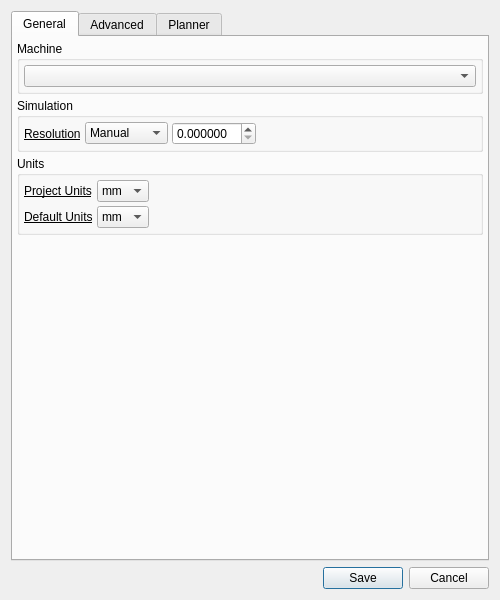
<?xml version="1.0" encoding="UTF-8"?>
<ui version="4.0">
 <class>SettingsDialog</class>
 <widget class="QDialog" name="SettingsDialog">
  <property name="geometry">
   <rect>
    <x>0</x>
    <y>0</y>
    <width>500</width>
    <height>600</height>
   </rect>
  </property>
  <property name="minimumSize">
   <size>
    <width>500</width>
    <height>600</height>
   </size>
  </property>
  <property name="maximumSize">
   <size>
    <width>500</width>
    <height>600</height>
   </size>
  </property>
  <property name="windowTitle">
   <string>Settings</string>
  </property>
  <layout class="QVBoxLayout" name="verticalLayout_3">
   <item>
    <widget class="QTabWidget" name="tabWidget">
     <property name="currentIndex">
      <number>0</number>
     </property>
     <widget class="QWidget" name="generalTab">
      <attribute name="title">
       <string>General</string>
      </attribute>
      <layout class="QVBoxLayout" name="verticalLayout_4">
       <property name="spacing">
        <number>4</number>
       </property>
       <property name="leftMargin">
        <number>4</number>
       </property>
       <property name="topMargin">
        <number>4</number>
       </property>
       <property name="rightMargin">
        <number>4</number>
       </property>
       <property name="bottomMargin">
        <number>4</number>
       </property>
       <item>
        <widget class="QGroupBox" name="groupBox_4">
         <property name="title">
          <string>Machine</string>
         </property>
         <layout class="QHBoxLayout" name="horizontalLayout_2">
          <property name="spacing">
           <number>4</number>
          </property>
          <property name="leftMargin">
           <number>4</number>
          </property>
          <property name="topMargin">
           <number>4</number>
          </property>
          <property name="rightMargin">
           <number>4</number>
          </property>
          <property name="bottomMargin">
           <number>4</number>
          </property>
          <item>
           <widget class="QComboBox" name="machineComboBox"/>
          </item>
         </layout>
        </widget>
       </item>
       <item>
        <widget class="QGroupBox" name="groupBox">
         <property name="font">
          <font>
           <weight>50</weight>
           <bold>false</bold>
          </font>
         </property>
         <property name="title">
          <string>Simulation</string>
         </property>
         <layout class="QVBoxLayout" name="verticalLayout_2">
          <property name="spacing">
           <number>4</number>
          </property>
          <property name="leftMargin">
           <number>4</number>
          </property>
          <property name="topMargin">
           <number>4</number>
          </property>
          <property name="rightMargin">
           <number>4</number>
          </property>
          <property name="bottomMargin">
           <number>4</number>
          </property>
          <item>
           <layout class="QGridLayout" name="gridLayout_2">
            <item row="0" column="3">
             <spacer name="horizontalSpacer">
              <property name="orientation">
               <enum>Qt::Horizontal</enum>
              </property>
              <property name="sizeHint" stdset="0">
               <size>
                <width>13</width>
                <height>17</height>
               </size>
              </property>
             </spacer>
            </item>
            <item row="0" column="2">
             <widget class="QDoubleSpinBox" name="resolutionDoubleSpinBox">
              <property name="sizePolicy">
               <sizepolicy hsizetype="Maximum" vsizetype="Fixed">
                <horstretch>0</horstretch>
                <verstretch>0</verstretch>
               </sizepolicy>
              </property>
              <property name="maximumSize">
               <size>
                <width>100</width>
                <height>16777215</height>
               </size>
              </property>
              <property name="toolTip">
               <string>Renderer resolution</string>
              </property>
              <property name="decimals">
               <number>6</number>
              </property>
             </widget>
            </item>
            <item row="0" column="1">
             <widget class="QComboBox" name="resolutionComboBox">
              <property name="sizePolicy">
               <sizepolicy hsizetype="Fixed" vsizetype="Fixed">
                <horstretch>0</horstretch>
                <verstretch>0</verstretch>
               </sizepolicy>
              </property>
              <property name="toolTip">
               <string>Renderer resolution presets</string>
              </property>
              <item>
               <property name="text">
                <string>Manual</string>
               </property>
              </item>
              <item>
               <property name="text">
                <string>Low</string>
               </property>
              </item>
              <item>
               <property name="text">
                <string>Medium</string>
               </property>
              </item>
              <item>
               <property name="text">
                <string>High</string>
               </property>
              </item>
              <item>
               <property name="text">
                <string>Very High</string>
               </property>
              </item>
             </widget>
            </item>
            <item row="0" column="0">
             <widget class="QLabel" name="label_25">
              <property name="font">
               <font>
                <weight>50</weight>
                <bold>false</bold>
                <underline>true</underline>
               </font>
              </property>
              <property name="text">
               <string>Resolution</string>
              </property>
             </widget>
            </item>
           </layout>
          </item>
         </layout>
        </widget>
       </item>
       <item>
        <widget class="QGroupBox" name="groupBox_2">
         <property name="font">
          <font>
           <weight>50</weight>
           <bold>false</bold>
          </font>
         </property>
         <property name="title">
          <string>Units</string>
         </property>
         <layout class="QVBoxLayout" name="verticalLayout">
          <property name="spacing">
           <number>4</number>
          </property>
          <property name="leftMargin">
           <number>4</number>
          </property>
          <property name="topMargin">
           <number>4</number>
          </property>
          <property name="rightMargin">
           <number>4</number>
          </property>
          <property name="bottomMargin">
           <number>4</number>
          </property>
          <item>
           <layout class="QGridLayout" name="gridLayout">
            <item row="0" column="0">
             <widget class="QLabel" name="label_26">
              <property name="font">
               <font>
                <weight>50</weight>
                <bold>false</bold>
                <underline>true</underline>
               </font>
              </property>
              <property name="text">
               <string>Project Units</string>
              </property>
             </widget>
            </item>
            <item row="0" column="1">
             <widget class="QComboBox" name="unitsComboBox">
              <item>
               <property name="text">
                <string>mm</string>
               </property>
              </item>
              <item>
               <property name="text">
                <string>inch</string>
               </property>
              </item>
             </widget>
            </item>
            <item row="1" column="0">
             <widget class="QLabel" name="label_27">
              <property name="font">
               <font>
                <weight>50</weight>
                <bold>false</bold>
                <underline>true</underline>
               </font>
              </property>
              <property name="text">
               <string>Default Units</string>
              </property>
             </widget>
            </item>
            <item row="1" column="1">
             <widget class="QComboBox" name="defaultUnitsComboBox">
              <item>
               <property name="text">
                <string>mm</string>
               </property>
              </item>
              <item>
               <property name="text">
                <string>inch</string>
               </property>
              </item>
             </widget>
            </item>
            <item row="0" column="2">
             <spacer name="horizontalSpacer_2">
              <property name="orientation">
               <enum>Qt::Horizontal</enum>
              </property>
              <property name="sizeHint" stdset="0">
               <size>
                <width>13</width>
                <height>17</height>
               </size>
              </property>
             </spacer>
            </item>
           </layout>
          </item>
         </layout>
        </widget>
       </item>
       <item>
        <spacer name="verticalSpacer">
         <property name="orientation">
          <enum>Qt::Vertical</enum>
         </property>
         <property name="sizeHint" stdset="0">
          <size>
           <width>20</width>
           <height>63</height>
          </size>
         </property>
        </spacer>
       </item>
      </layout>
     </widget>
     <widget class="QWidget" name="advancedTab">
      <attribute name="title">
       <string>Advanced</string>
      </attribute>
      <layout class="QVBoxLayout" name="verticalLayout_5">
       <property name="spacing">
        <number>4</number>
       </property>
       <property name="leftMargin">
        <number>4</number>
       </property>
       <property name="topMargin">
        <number>4</number>
       </property>
       <property name="rightMargin">
        <number>4</number>
       </property>
       <property name="bottomMargin">
        <number>4</number>
       </property>
       <item>
        <widget class="QGroupBox" name="simulationGroupBox">
         <property name="title">
          <string>Simulation</string>
         </property>
         <layout class="QVBoxLayout" name="verticalLayout_7">
          <item>
           <layout class="QHBoxLayout" name="horizontalLayout">
            <item>
             <widget class="QLabel" name="renderModeLabel">
              <property name="font">
               <font>
                <underline>true</underline>
               </font>
              </property>
              <property name="text">
               <string>Render mode</string>
              </property>
             </widget>
            </item>
            <item>
             <widget class="QComboBox" name="renderModeComboBox">
              <item>
               <property name="text">
                <string>Marching Cubes</string>
               </property>
              </item>
              <item>
               <property name="text">
                <string>Cubical Marching Squares</string>
               </property>
              </item>
             </widget>
            </item>
            <item>
             <spacer name="horizontalSpacer_3">
              <property name="orientation">
               <enum>Qt::Horizontal</enum>
              </property>
              <property name="sizeHint" stdset="0">
               <size>
                <width>40</width>
                <height>20</height>
               </size>
              </property>
             </spacer>
            </item>
           </layout>
          </item>
          <item>
           <widget class="QCheckBox" name="aabbCheckBox">
            <property name="text">
             <string>Show AABB (Axis Aligned Bounding Box)</string>
            </property>
           </widget>
          </item>
          <item>
           <widget class="QCheckBox" name="aabbLeavesCheckBox">
            <property name="text">
             <string>Show AABB leaves only</string>
            </property>
           </widget>
          </item>
         </layout>
        </widget>
       </item>
       <item>
        <spacer name="verticalSpacer_2">
         <property name="orientation">
          <enum>Qt::Vertical</enum>
         </property>
         <property name="sizeHint" stdset="0">
          <size>
           <width>20</width>
           <height>40</height>
          </size>
         </property>
        </spacer>
       </item>
      </layout>
     </widget>
     <widget class="QWidget" name="plannerTab">
      <attribute name="title">
       <string>Planner</string>
      </attribute>
      <layout class="QVBoxLayout" name="verticalLayout_8">
       <item>
        <widget class="QCheckBox" name="plannerEnableCheckBox">
         <property name="text">
          <string>Enable</string>
         </property>
        </widget>
       </item>
       <item>
        <widget class="QGroupBox" name="plannerGroupBox">
         <property name="title">
          <string/>
         </property>
         <property name="flat">
          <bool>true</bool>
         </property>
         <layout class="QVBoxLayout" name="verticalLayout_6">
          <property name="spacing">
           <number>4</number>
          </property>
          <property name="leftMargin">
           <number>4</number>
          </property>
          <property name="topMargin">
           <number>4</number>
          </property>
          <property name="rightMargin">
           <number>4</number>
          </property>
          <property name="bottomMargin">
           <number>4</number>
          </property>
          <item>
           <layout class="QHBoxLayout" name="horizontalLayout_3" stretch="0,0,0,0">
            <item>
             <widget class="QLabel" name="label_34">
              <property name="font">
               <font>
                <underline>true</underline>
               </font>
              </property>
              <property name="text">
               <string>Maximum Deviation</string>
              </property>
             </widget>
            </item>
            <item>
             <widget class="QDoubleSpinBox" name="maxDeviationDoubleSpinBox">
              <property name="decimals">
               <number>3</number>
              </property>
              <property name="minimum">
               <double>0.001000000000000</double>
              </property>
              <property name="maximum">
               <double>100.000000000000000</double>
              </property>
              <property name="singleStep">
               <double>0.001000000000000</double>
              </property>
             </widget>
            </item>
            <item>
             <widget class="QLabel" name="label_35">
              <property name="text">
               <string>mm</string>
              </property>
             </widget>
            </item>
            <item>
             <spacer name="horizontalSpacer_4">
              <property name="orientation">
               <enum>Qt::Horizontal</enum>
              </property>
              <property name="sizeHint" stdset="0">
               <size>
                <width>40</width>
                <height>20</height>
               </size>
              </property>
             </spacer>
            </item>
           </layout>
          </item>
          <item>
           <layout class="QGridLayout" name="gridLayout_8">
            <item row="0" column="0">
             <widget class="QGroupBox" name="groupBox_5">
              <property name="title">
               <string>Max Velocity</string>
              </property>
              <layout class="QGridLayout" name="gridLayout_3" columnstretch="0,0,1">
               <property name="leftMargin">
                <number>4</number>
               </property>
               <property name="topMargin">
                <number>4</number>
               </property>
               <property name="rightMargin">
                <number>4</number>
               </property>
               <property name="bottomMargin">
                <number>4</number>
               </property>
               <property name="spacing">
                <number>4</number>
               </property>
               <item row="1" column="2">
                <widget class="QLabel" name="label_5">
                 <property name="text">
                  <string>m/min</string>
                 </property>
                </widget>
               </item>
               <item row="1" column="0">
                <widget class="QLabel" name="label_3">
                 <property name="font">
                  <font>
                   <underline>true</underline>
                  </font>
                 </property>
                 <property name="text">
                  <string>Y</string>
                 </property>
                </widget>
               </item>
               <item row="0" column="2">
                <widget class="QLabel" name="label_2">
                 <property name="text">
                  <string>m/min</string>
                 </property>
                </widget>
               </item>
               <item row="0" column="1">
                <widget class="QDoubleSpinBox" name="maxVelXDoubleSpinBox">
                 <property name="sizePolicy">
                  <sizepolicy hsizetype="Maximum" vsizetype="Fixed">
                   <horstretch>0</horstretch>
                   <verstretch>0</verstretch>
                  </sizepolicy>
                 </property>
                 <property name="maximumSize">
                  <size>
                   <width>100</width>
                   <height>16777215</height>
                  </size>
                 </property>
                 <property name="maximum">
                  <double>1000000000.000000000000000</double>
                 </property>
                </widget>
               </item>
               <item row="1" column="1">
                <widget class="QDoubleSpinBox" name="maxVelYDoubleSpinBox">
                 <property name="sizePolicy">
                  <sizepolicy hsizetype="Maximum" vsizetype="Fixed">
                   <horstretch>0</horstretch>
                   <verstretch>0</verstretch>
                  </sizepolicy>
                 </property>
                 <property name="maximumSize">
                  <size>
                   <width>100</width>
                   <height>16777215</height>
                  </size>
                 </property>
                 <property name="maximum">
                  <double>1000000000.000000000000000</double>
                 </property>
                </widget>
               </item>
               <item row="3" column="0">
                <widget class="QLabel" name="label_4">
                 <property name="font">
                  <font>
                   <underline>true</underline>
                  </font>
                 </property>
                 <property name="text">
                  <string>Z</string>
                 </property>
                </widget>
               </item>
               <item row="3" column="2">
                <widget class="QLabel" name="label_6">
                 <property name="text">
                  <string>m/min</string>
                 </property>
                </widget>
               </item>
               <item row="0" column="0">
                <widget class="QLabel" name="label">
                 <property name="font">
                  <font>
                   <underline>true</underline>
                  </font>
                 </property>
                 <property name="text">
                  <string>X</string>
                 </property>
                </widget>
               </item>
               <item row="3" column="1">
                <widget class="QDoubleSpinBox" name="maxVelZDoubleSpinBox">
                 <property name="sizePolicy">
                  <sizepolicy hsizetype="Maximum" vsizetype="Fixed">
                   <horstretch>0</horstretch>
                   <verstretch>0</verstretch>
                  </sizepolicy>
                 </property>
                 <property name="maximumSize">
                  <size>
                   <width>100</width>
                   <height>16777215</height>
                  </size>
                 </property>
                 <property name="maximum">
                  <double>1000000000.000000000000000</double>
                 </property>
                </widget>
               </item>
              </layout>
             </widget>
            </item>
            <item row="1" column="0">
             <widget class="QGroupBox" name="groupBox_7">
              <property name="title">
               <string>Max Jerk</string>
              </property>
              <layout class="QGridLayout" name="gridLayout_5" columnstretch="0,0,1" columnminimumwidth="0,0,0">
               <property name="leftMargin">
                <number>4</number>
               </property>
               <property name="topMargin">
                <number>4</number>
               </property>
               <property name="rightMargin">
                <number>4</number>
               </property>
               <property name="bottomMargin">
                <number>4</number>
               </property>
               <property name="spacing">
                <number>4</number>
               </property>
               <item row="1" column="0">
                <widget class="QLabel" name="label_13">
                 <property name="font">
                  <font>
                   <underline>true</underline>
                  </font>
                 </property>
                 <property name="text">
                  <string>Y</string>
                 </property>
                </widget>
               </item>
               <item row="3" column="0">
                <widget class="QLabel" name="label_14">
                 <property name="font">
                  <font>
                   <underline>true</underline>
                  </font>
                 </property>
                 <property name="text">
                  <string>Z</string>
                 </property>
                </widget>
               </item>
               <item row="0" column="0">
                <widget class="QLabel" name="label_15">
                 <property name="font">
                  <font>
                   <underline>true</underline>
                  </font>
                 </property>
                 <property name="text">
                  <string>X</string>
                 </property>
                </widget>
               </item>
               <item row="0" column="1">
                <widget class="QDoubleSpinBox" name="maxJerkXDoubleSpinBox">
                 <property name="sizePolicy">
                  <sizepolicy hsizetype="Maximum" vsizetype="Fixed">
                   <horstretch>0</horstretch>
                   <verstretch>0</verstretch>
                  </sizepolicy>
                 </property>
                 <property name="maximumSize">
                  <size>
                   <width>100</width>
                   <height>16777215</height>
                  </size>
                 </property>
                 <property name="maximum">
                  <double>1000000000.000000000000000</double>
                 </property>
                </widget>
               </item>
               <item row="0" column="2">
                <widget class="QLabel" name="label_16">
                 <property name="text">
                  <string>km/min³</string>
                 </property>
                </widget>
               </item>
               <item row="1" column="1">
                <widget class="QDoubleSpinBox" name="maxJerkYDoubleSpinBox">
                 <property name="sizePolicy">
                  <sizepolicy hsizetype="Maximum" vsizetype="Fixed">
                   <horstretch>0</horstretch>
                   <verstretch>0</verstretch>
                  </sizepolicy>
                 </property>
                 <property name="maximumSize">
                  <size>
                   <width>100</width>
                   <height>16777215</height>
                  </size>
                 </property>
                 <property name="maximum">
                  <double>1000000000.000000000000000</double>
                 </property>
                </widget>
               </item>
               <item row="3" column="1">
                <widget class="QDoubleSpinBox" name="maxJerkZDoubleSpinBox">
                 <property name="sizePolicy">
                  <sizepolicy hsizetype="Maximum" vsizetype="Fixed">
                   <horstretch>0</horstretch>
                   <verstretch>0</verstretch>
                  </sizepolicy>
                 </property>
                 <property name="maximumSize">
                  <size>
                   <width>100</width>
                   <height>16777215</height>
                  </size>
                 </property>
                 <property name="maximum">
                  <double>1000000000.000000000000000</double>
                 </property>
                </widget>
               </item>
               <item row="1" column="2">
                <widget class="QLabel" name="label_17">
                 <property name="text">
                  <string>km/min³</string>
                 </property>
                </widget>
               </item>
               <item row="3" column="2">
                <widget class="QLabel" name="label_18">
                 <property name="text">
                  <string>km/min³</string>
                 </property>
                </widget>
               </item>
              </layout>
             </widget>
            </item>
            <item row="2" column="0">
             <widget class="QGroupBox" name="groupBox_8">
              <property name="title">
               <string>Min Coordinate</string>
              </property>
              <layout class="QGridLayout" name="gridLayout_6" columnstretch="0,0,1" columnminimumwidth="0,0,0">
               <property name="leftMargin">
                <number>4</number>
               </property>
               <property name="topMargin">
                <number>4</number>
               </property>
               <property name="rightMargin">
                <number>4</number>
               </property>
               <property name="bottomMargin">
                <number>4</number>
               </property>
               <property name="spacing">
                <number>4</number>
               </property>
               <item row="1" column="0">
                <widget class="QLabel" name="label_19">
                 <property name="font">
                  <font>
                   <underline>true</underline>
                  </font>
                 </property>
                 <property name="text">
                  <string>Y</string>
                 </property>
                </widget>
               </item>
               <item row="3" column="0">
                <widget class="QLabel" name="label_20">
                 <property name="font">
                  <font>
                   <underline>true</underline>
                  </font>
                 </property>
                 <property name="text">
                  <string>Z</string>
                 </property>
                </widget>
               </item>
               <item row="0" column="0">
                <widget class="QLabel" name="label_21">
                 <property name="font">
                  <font>
                   <underline>true</underline>
                  </font>
                 </property>
                 <property name="text">
                  <string>X</string>
                 </property>
                </widget>
               </item>
               <item row="0" column="1">
                <widget class="QDoubleSpinBox" name="minXDoubleSpinBox">
                 <property name="sizePolicy">
                  <sizepolicy hsizetype="Maximum" vsizetype="Fixed">
                   <horstretch>0</horstretch>
                   <verstretch>0</verstretch>
                  </sizepolicy>
                 </property>
                 <property name="maximumSize">
                  <size>
                   <width>100</width>
                   <height>16777215</height>
                  </size>
                 </property>
                 <property name="minimum">
                  <double>-1000000000.000000000000000</double>
                 </property>
                 <property name="maximum">
                  <double>1000000000.000000000000000</double>
                 </property>
                 <property name="value">
                  <double>0.000000000000000</double>
                 </property>
                </widget>
               </item>
               <item row="0" column="2">
                <widget class="QLabel" name="label_22">
                 <property name="text">
                  <string>mm</string>
                 </property>
                </widget>
               </item>
               <item row="1" column="1">
                <widget class="QDoubleSpinBox" name="minYDoubleSpinBox">
                 <property name="sizePolicy">
                  <sizepolicy hsizetype="Maximum" vsizetype="Fixed">
                   <horstretch>0</horstretch>
                   <verstretch>0</verstretch>
                  </sizepolicy>
                 </property>
                 <property name="maximumSize">
                  <size>
                   <width>100</width>
                   <height>16777215</height>
                  </size>
                 </property>
                 <property name="minimum">
                  <double>-1000000000.000000000000000</double>
                 </property>
                 <property name="maximum">
                  <double>1000000000.000000000000000</double>
                 </property>
                </widget>
               </item>
               <item row="3" column="1">
                <widget class="QDoubleSpinBox" name="minZDoubleSpinBox">
                 <property name="sizePolicy">
                  <sizepolicy hsizetype="Maximum" vsizetype="Fixed">
                   <horstretch>0</horstretch>
                   <verstretch>0</verstretch>
                  </sizepolicy>
                 </property>
                 <property name="maximumSize">
                  <size>
                   <width>100</width>
                   <height>16777215</height>
                  </size>
                 </property>
                 <property name="minimum">
                  <double>-1000000000.000000000000000</double>
                 </property>
                 <property name="maximum">
                  <double>1000000000.000000000000000</double>
                 </property>
                </widget>
               </item>
               <item row="1" column="2">
                <widget class="QLabel" name="label_23">
                 <property name="text">
                  <string>mm</string>
                 </property>
                </widget>
               </item>
               <item row="3" column="2">
                <widget class="QLabel" name="label_24">
                 <property name="text">
                  <string>mm</string>
                 </property>
                </widget>
               </item>
              </layout>
             </widget>
            </item>
            <item row="2" column="1">
             <widget class="QGroupBox" name="groupBox_9">
              <property name="title">
               <string>Max Coordinate</string>
              </property>
              <layout class="QGridLayout" name="gridLayout_7" columnstretch="0,0,1" columnminimumwidth="0,0,0">
               <property name="leftMargin">
                <number>4</number>
               </property>
               <property name="topMargin">
                <number>4</number>
               </property>
               <property name="rightMargin">
                <number>4</number>
               </property>
               <property name="bottomMargin">
                <number>4</number>
               </property>
               <property name="spacing">
                <number>4</number>
               </property>
               <item row="1" column="0">
                <widget class="QLabel" name="label_28">
                 <property name="font">
                  <font>
                   <underline>true</underline>
                  </font>
                 </property>
                 <property name="text">
                  <string>Y</string>
                 </property>
                </widget>
               </item>
               <item row="3" column="0">
                <widget class="QLabel" name="label_29">
                 <property name="font">
                  <font>
                   <underline>true</underline>
                  </font>
                 </property>
                 <property name="text">
                  <string>Z</string>
                 </property>
                </widget>
               </item>
               <item row="0" column="0">
                <widget class="QLabel" name="label_30">
                 <property name="font">
                  <font>
                   <underline>true</underline>
                  </font>
                 </property>
                 <property name="text">
                  <string>X</string>
                 </property>
                </widget>
               </item>
               <item row="0" column="1">
                <widget class="QDoubleSpinBox" name="maxXDoubleSpinBox">
                 <property name="sizePolicy">
                  <sizepolicy hsizetype="Maximum" vsizetype="Fixed">
                   <horstretch>0</horstretch>
                   <verstretch>0</verstretch>
                  </sizepolicy>
                 </property>
                 <property name="maximumSize">
                  <size>
                   <width>100</width>
                   <height>16777215</height>
                  </size>
                 </property>
                 <property name="minimum">
                  <double>-1000000000.000000000000000</double>
                 </property>
                 <property name="maximum">
                  <double>1000000000.000000000000000</double>
                 </property>
                </widget>
               </item>
               <item row="0" column="2">
                <widget class="QLabel" name="label_31">
                 <property name="text">
                  <string>mm</string>
                 </property>
                </widget>
               </item>
               <item row="1" column="1">
                <widget class="QDoubleSpinBox" name="maxYDoubleSpinBox">
                 <property name="sizePolicy">
                  <sizepolicy hsizetype="Maximum" vsizetype="Fixed">
                   <horstretch>0</horstretch>
                   <verstretch>0</verstretch>
                  </sizepolicy>
                 </property>
                 <property name="maximumSize">
                  <size>
                   <width>100</width>
                   <height>16777215</height>
                  </size>
                 </property>
                 <property name="minimum">
                  <double>-1000000000.000000000000000</double>
                 </property>
                 <property name="maximum">
                  <double>1000000000.000000000000000</double>
                 </property>
                </widget>
               </item>
               <item row="3" column="1">
                <widget class="QDoubleSpinBox" name="maxZDoubleSpinBox">
                 <property name="sizePolicy">
                  <sizepolicy hsizetype="Maximum" vsizetype="Fixed">
                   <horstretch>0</horstretch>
                   <verstretch>0</verstretch>
                  </sizepolicy>
                 </property>
                 <property name="maximumSize">
                  <size>
                   <width>100</width>
                   <height>16777215</height>
                  </size>
                 </property>
                 <property name="minimum">
                  <double>-1000000000.000000000000000</double>
                 </property>
                 <property name="maximum">
                  <double>1000000000.000000000000000</double>
                 </property>
                </widget>
               </item>
               <item row="1" column="2">
                <widget class="QLabel" name="label_32">
                 <property name="text">
                  <string>mm</string>
                 </property>
                </widget>
               </item>
               <item row="3" column="2">
                <widget class="QLabel" name="label_33">
                 <property name="text">
                  <string>mm</string>
                 </property>
                </widget>
               </item>
              </layout>
             </widget>
            </item>
            <item row="0" column="1">
             <widget class="QGroupBox" name="groupBox_6">
              <property name="title">
               <string>Max Acceleration</string>
              </property>
              <layout class="QGridLayout" name="gridLayout_4" columnstretch="0,0,1" columnminimumwidth="0,0,0">
               <property name="leftMargin">
                <number>4</number>
               </property>
               <property name="topMargin">
                <number>4</number>
               </property>
               <property name="rightMargin">
                <number>4</number>
               </property>
               <property name="bottomMargin">
                <number>4</number>
               </property>
               <property name="spacing">
                <number>4</number>
               </property>
               <item row="1" column="0">
                <widget class="QLabel" name="label_7">
                 <property name="font">
                  <font>
                   <underline>true</underline>
                  </font>
                 </property>
                 <property name="text">
                  <string>Y</string>
                 </property>
                </widget>
               </item>
               <item row="0" column="2">
                <widget class="QLabel" name="label_10">
                 <property name="text">
                  <string>km/min²</string>
                 </property>
                </widget>
               </item>
               <item row="0" column="0">
                <widget class="QLabel" name="label_9">
                 <property name="font">
                  <font>
                   <underline>true</underline>
                  </font>
                 </property>
                 <property name="text">
                  <string>X</string>
                 </property>
                </widget>
               </item>
               <item row="1" column="1">
                <widget class="QDoubleSpinBox" name="maxAccelYDoubleSpinBox">
                 <property name="sizePolicy">
                  <sizepolicy hsizetype="Maximum" vsizetype="Fixed">
                   <horstretch>0</horstretch>
                   <verstretch>0</verstretch>
                  </sizepolicy>
                 </property>
                 <property name="maximumSize">
                  <size>
                   <width>100</width>
                   <height>16777215</height>
                  </size>
                 </property>
                 <property name="maximum">
                  <double>1000000000.000000000000000</double>
                 </property>
                </widget>
               </item>
               <item row="3" column="1">
                <widget class="QDoubleSpinBox" name="maxAccelZDoubleSpinBox">
                 <property name="sizePolicy">
                  <sizepolicy hsizetype="Maximum" vsizetype="Fixed">
                   <horstretch>0</horstretch>
                   <verstretch>0</verstretch>
                  </sizepolicy>
                 </property>
                 <property name="maximumSize">
                  <size>
                   <width>100</width>
                   <height>16777215</height>
                  </size>
                 </property>
                 <property name="maximum">
                  <double>1000000000.000000000000000</double>
                 </property>
                </widget>
               </item>
               <item row="1" column="2">
                <widget class="QLabel" name="label_11">
                 <property name="text">
                  <string>km/min²</string>
                 </property>
                </widget>
               </item>
               <item row="0" column="1">
                <widget class="QDoubleSpinBox" name="maxAccelXDoubleSpinBox">
                 <property name="sizePolicy">
                  <sizepolicy hsizetype="Maximum" vsizetype="Fixed">
                   <horstretch>0</horstretch>
                   <verstretch>0</verstretch>
                  </sizepolicy>
                 </property>
                 <property name="maximumSize">
                  <size>
                   <width>100</width>
                   <height>16777215</height>
                  </size>
                 </property>
                 <property name="maximum">
                  <double>1000000000.000000000000000</double>
                 </property>
                </widget>
               </item>
               <item row="3" column="0">
                <widget class="QLabel" name="label_8">
                 <property name="font">
                  <font>
                   <underline>true</underline>
                  </font>
                 </property>
                 <property name="text">
                  <string>Z</string>
                 </property>
                </widget>
               </item>
               <item row="3" column="2">
                <widget class="QLabel" name="label_12">
                 <property name="text">
                  <string>km/min²</string>
                 </property>
                </widget>
               </item>
              </layout>
             </widget>
            </item>
           </layout>
          </item>
          <item>
           <spacer name="verticalSpacer_3">
            <property name="orientation">
             <enum>Qt::Vertical</enum>
            </property>
            <property name="sizeHint" stdset="0">
             <size>
              <width>20</width>
              <height>40</height>
             </size>
            </property>
           </spacer>
          </item>
         </layout>
        </widget>
       </item>
      </layout>
     </widget>
    </widget>
   </item>
   <item>
    <widget class="QDialogButtonBox" name="buttonBox">
     <property name="orientation">
      <enum>Qt::Horizontal</enum>
     </property>
     <property name="standardButtons">
      <set>QDialogButtonBox::Cancel|QDialogButtonBox::Save</set>
     </property>
    </widget>
   </item>
  </layout>
 </widget>
 <resources/>
 <connections>
  <connection>
   <sender>buttonBox</sender>
   <signal>accepted()</signal>
   <receiver>SettingsDialog</receiver>
   <slot>accept()</slot>
   <hints>
    <hint type="sourcelabel">
     <x>222</x>
     <y>573</y>
    </hint>
    <hint type="destinationlabel">
     <x>157</x>
     <y>274</y>
    </hint>
   </hints>
  </connection>
  <connection>
   <sender>buttonBox</sender>
   <signal>rejected()</signal>
   <receiver>SettingsDialog</receiver>
   <slot>reject()</slot>
   <hints>
    <hint type="sourcelabel">
     <x>290</x>
     <y>579</y>
    </hint>
    <hint type="destinationlabel">
     <x>286</x>
     <y>274</y>
    </hint>
   </hints>
  </connection>
 </connections>
</ui>
